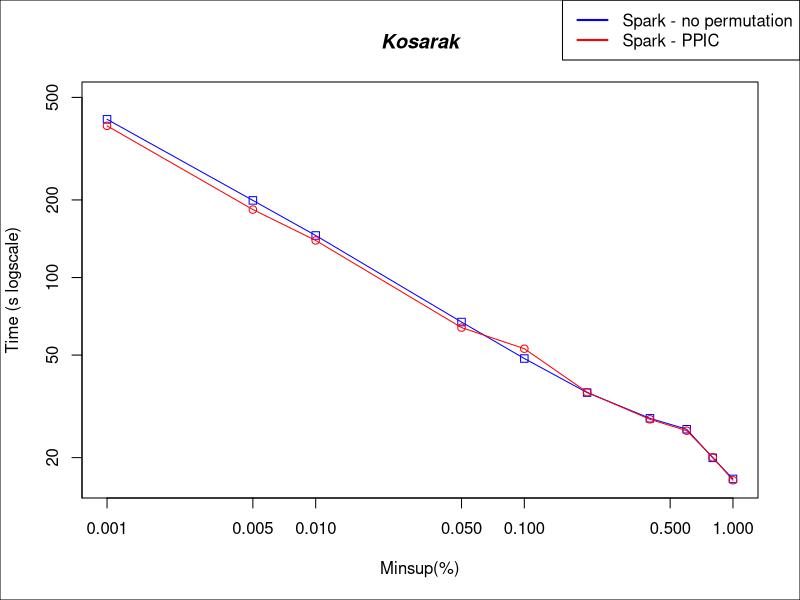

Generate this figure with R:

#DATA
x <- c(0.00001, 0.00005, 0.0001, 0.0005, 0.001, 0.002, 0.004, 0.006, 0.008, 0.01)*100

sparkNP <- c(411088, 199180, 145584, 67172, 48482, 35759, 28412, 25772, 19962, 16535)/1000
sparkPPIC <- c(387796, 183518, 139266, 63920, 52935, 35868, 28153, 25438, 20055, 16337)/1000

#PLOT
plot(x,sparkNP, log = "xy", type="o", pch=0, xlab="Minsup(%)", ylab="Time (s logscale)", col="blue", ylim=c(16, 500))
lines(x,sparkPPIC, col="red", type="o", pch=1)

title(main="Kosarak", font.main=4)

par(fig = c(0, 1, 0, 1), oma = c(0, 0, 0, 0), mar = c(0, 0, 0, 0), new = TRUE)
plot(0, 0, type = "n", bty = "n", xaxt = "n", yaxt = "n")

#Pretty up
legend("topright", legend=c("Spark - no permutation", "Spark - PPIC"), lty=c(1,1),lwd=c(2,2), col=c("blue","red"))
box()
